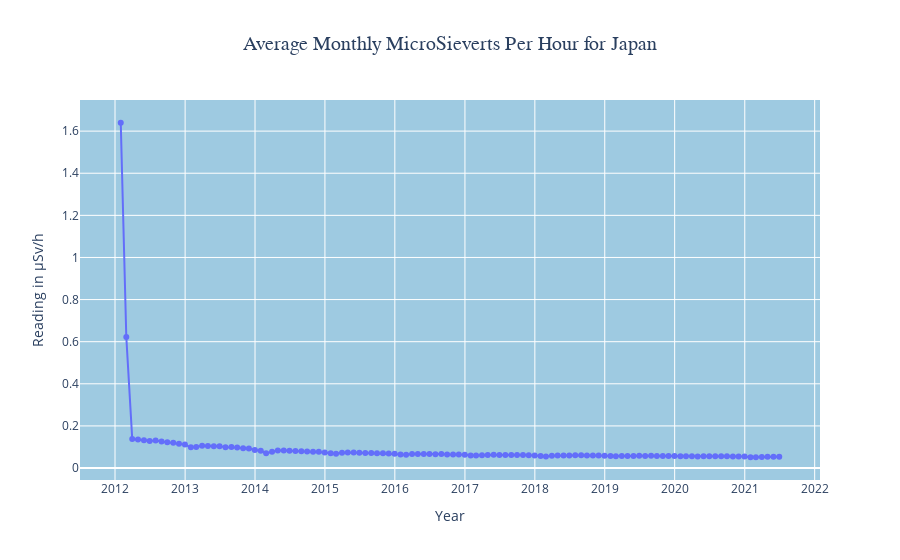

Write notebook code for a chart like this one.
### Code cell
# Visualization for Average monthly reading in μSv/h for Japan
japan_df = japan_df.sort_values(by='end_date')
fig = px.line(
    japan_df,
    x='end_date',
    y='reading',
    markers=True,
    title='Average Monthly MicroSieverts Per Hour for Japan',
)
fig.update_layout(
    xaxis_title='Year',
    yaxis_title='Reading in μSv/h',
    title_font=dict(family='Arial', size=20),
    title_x=0.5,
    xaxis=dict(dtick='M12'), 
    plot_bgcolor='#9ecae1'
)
fig.show()
